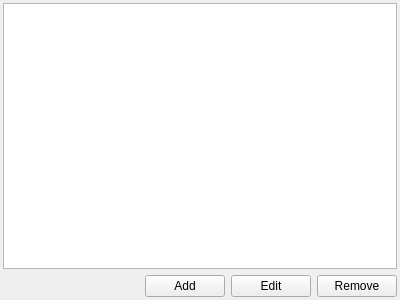
<?xml version="1.0" encoding="UTF-8"?>
<ui version="4.0">
 <class>AccountManagementClass</class>
 <widget class="QWidget" name="AccountManagementClass">
  <property name="geometry">
   <rect>
    <x>0</x>
    <y>0</y>
    <width>400</width>
    <height>300</height>
   </rect>
  </property>
  <property name="windowTitle">
   <string>AccountManagement</string>
  </property>
  <layout class="QGridLayout" name="gridLayout">
   <property name="margin">
    <number>3</number>
   </property>
   <item row="0" column="0">
    <widget class="QListWidget" name="m_account_list">
     <property name="modelColumn">
      <number>0</number>
     </property>
    </widget>
   </item>
   <item row="1" column="0">
    <layout class="QHBoxLayout" name="horizontalLayout">
     <item>
      <spacer name="horizontalSpacer">
       <property name="orientation">
        <enum>Qt::Horizontal</enum>
       </property>
       <property name="sizeHint" stdset="0">
        <size>
         <width>40</width>
         <height>20</height>
        </size>
       </property>
      </spacer>
     </item>
     <item>
      <widget class="QPushButton" name="addButton">
       <property name="text">
        <string>Add</string>
       </property>
       <property name="icon">
        <iconset resource="../qutim.qrc">
         <normaloff>:/icons/crystal_project/add.png</normaloff>:/icons/crystal_project/add.png</iconset>
       </property>
      </widget>
     </item>
     <item>
      <widget class="QPushButton" name="editButton">
       <property name="text">
        <string>Edit</string>
       </property>
      </widget>
     </item>
     <item>
      <widget class="QPushButton" name="removeButton">
       <property name="text">
        <string>Remove</string>
       </property>
       <property name="icon">
        <iconset resource="../qutim.qrc">
         <normaloff>:/icons/crystal_project/remove.png</normaloff>:/icons/crystal_project/remove.png</iconset>
       </property>
      </widget>
     </item>
    </layout>
   </item>
  </layout>
 </widget>
 <layoutdefault spacing="6" margin="11"/>
 <resources>
  <include location="../qutim.qrc"/>
 </resources>
 <connections/>
</ui>
